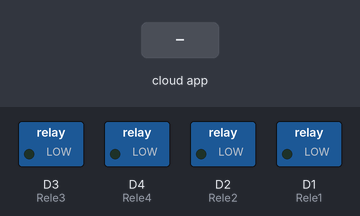
A sketch run on a simulated ESP8266 (NodeMCU). Parts: switched loads named in the sketch (green lamp = pin HIGH). The inputs (shaded band) are chosen by the test bench. WiFi joins after 1.5 s; servers stay silent unless stated; no MQTT or app messages arrive unless stated; what the sketch prints to the serial monitor is not drawn.

Above: at 2.7 s.
2.8 s: the phone or cloud app sets Lampada to 1
At 4.0 s:
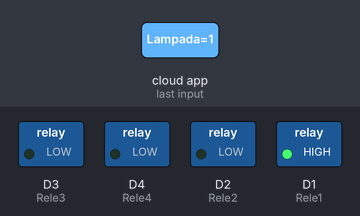
4.3 s: the phone or cloud app sets Relay3 to 1
At 4.8 s:
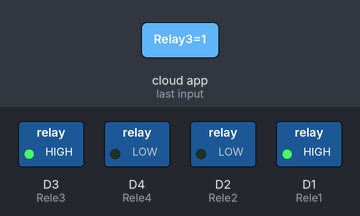
5.8 s: the phone or cloud app sets Relay2 to 1
At 6.3 s:
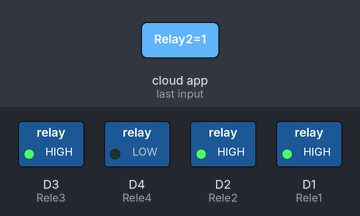
7.3 s: the phone or cloud app sets Relay4 to 1
At 8.3 s:
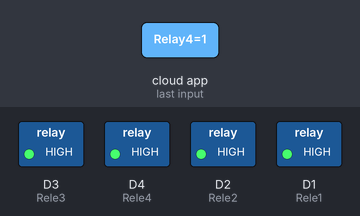
8.8 s: the phone or cloud app sets Lampada to 0
At 9.8 s:
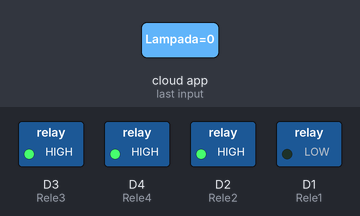
10.3 s: the phone or cloud app sets Relay3 to 0
At 11.7 s:
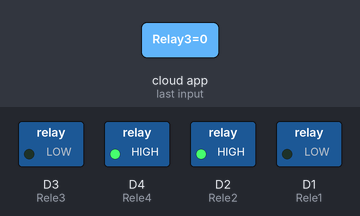
Timing chart, 0 to 12.8 s (numbered marks = the images above; inputs shaded):
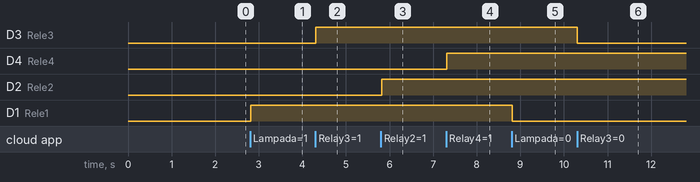

The sketch:

ESP_ADAFRUIT.ino
```cpp
#include <ESP8266WiFi.h>
#include "Adafruit_MQTT.h"
#include "Adafruit_MQTT_Client.h"

#define Rele1            D1
#define Rele2            D2
#define Rele3            D3
#define Rele4            D4

#define WLAN_SSID       "office"             // Your SSID
#define WLAN_PASS       "07091822"        // Your password

/************************* Adafruit.io Setup *********************************/

#define AIO_SERVER      "io.adafruit.com" //Adafruit Server
#define AIO_SERVERPORT  1883
#define AIO_USERNAME  "Pedroxc"
#define AIO_KEY       "aio_TXkG75TtUsNNq8EOhruZuze7I6YK"

//WIFI CLIENT
WiFiClient client;

Adafruit_MQTT_Client mqtt(&client, AIO_SERVER, AIO_SERVERPORT, AIO_USERNAME, AIO_KEY);

Adafruit_MQTT_Subscribe Light1 = Adafruit_MQTT_Subscribe(&mqtt, AIO_USERNAME "/feeds/Lampada"); // Crie aqui sua variavel
Adafruit_MQTT_Subscribe Light2 = Adafruit_MQTT_Subscribe(&mqtt, AIO_USERNAME "/feeds/Relay2"); // a palavra feeds deve estar em todos
Adafruit_MQTT_Subscribe Light3 = Adafruit_MQTT_Subscribe(&mqtt, AIO_USERNAME "/feeds/Relay3");
Adafruit_MQTT_Subscribe Light4 = Adafruit_MQTT_Subscribe(&mqtt, AIO_USERNAME "/feeds/Relay4");

void MQTT_connect();

void setup() {
  Serial.begin(115200);

  pinMode(Rele1, OUTPUT);
  pinMode(Rele2, OUTPUT);
  pinMode(Rele3, OUTPUT);
  pinMode(Rele4, OUTPUT);

  // Connect to WiFi access point.
  Serial.println(); Serial.println();
  Serial.print("Connecting to ");
  Serial.println(WLAN_SSID);

  WiFi.begin(WLAN_SSID, WLAN_PASS);
  while (WiFi.status() != WL_CONNECTED) {
    delay(500);
    Serial.print(".");
  }
  Serial.println();

  Serial.println("WiFi connected");
  Serial.println("IP address: ");
  Serial.println(WiFi.localIP());

  mqtt.subscribe(&Light1);
  mqtt.subscribe(&Light3);
  mqtt.subscribe(&Light2);
  mqtt.subscribe(&Light4);
}

void loop() {

  MQTT_connect();

  Adafruit_MQTT_Subscribe *subscription;
  while ((subscription = mqtt.readSubscription(20000))) {
    if (subscription == &Light1) {
      Serial.print(F("Got: "));
      Serial.println((char *)Light1.lastread);
      int Light1_State = atoi((char *)Light1.lastread);
      digitalWrite(Rele1, Light1_State);
    }
    if (subscription == &Light2) {
      Serial.print(F("Got: "));
      Serial.println((char *)Light2.lastread);
      int Light2_State = atoi((char *)Light2.lastread);
      digitalWrite(Rele2, Light2_State);
    }
    if (subscription == &Light3) {
      Serial.print(F("Got: "));
      Serial.println((char *)Light3.lastread);
      int Light3_State = atoi((char *)Light3.lastread);
      digitalWrite(Rele3, Light3_State);
    }
    if (subscription == &Light4) {
      Serial.print(F("Got: "));
      Serial.println((char *)Light4.lastread);
      int Light4_State = atoi((char *)Light4.lastread);
      digitalWrite(Rele4, Light4_State);
    }
  }
}

void MQTT_connect() {
  int8_t ret;

  if (mqtt.connected()) {
    return;
  }

  Serial.print("Connecting to MQTT... ");

  uint8_t retries = 3;

  while ((ret = mqtt.connect()) != 0) {
    Serial.println(mqtt.connectErrorString(ret));
    Serial.println("Retrying MQTT connection in 5 seconds...");
    mqtt.disconnect();
    delay(5000);
    retries--;
    if (retries == 0) {
      while (1);
    }
  }
  Serial.println("MQTT Connected!");
}
```

Measured:
- after the input at 2.8 s, D1 (Rele1): LOW → HIGH at once
- after the input at 4.3 s, D3 (Rele3): LOW → HIGH at once
- after the input at 5.8 s, D2 (Rele2): LOW → HIGH at once
- after the input at 7.3 s, D4 (Rele4): LOW → HIGH at once
- after the input at 8.8 s, D1 (Rele1): HIGH → LOW at once
- after the input at 10.3 s, D3 (Rele3): HIGH → LOW at once
